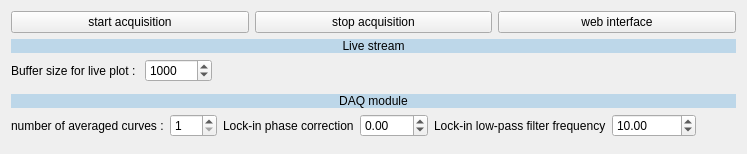
      <widget class="QWidget" name="tab_3">
       <attribute name="title">
        <string>Data acquisition</string>
       </attribute>
       <layout class="QVBoxLayout" name="verticalLayout_7">
        <item>
         <layout class="QVBoxLayout" name="verticalLayout_6" stretch="1,1,1,6,1,1,6">
          <item>
           <layout class="QHBoxLayout" name="horizontalLayout_10">
            <item>
             <widget class="QPushButton" name="pushButton_start_acquisition">
              <property name="text">
               <string>start acquisition</string>
              </property>
             </widget>
            </item>
            <item>
             <widget class="QPushButton" name="pushButton_stop_acquisition">
              <property name="text">
               <string>stop acquisition</string>
              </property>
             </widget>
            </item>
            <item>
             <widget class="QPushButton" name="pushButton_MFLI_web_interface">
              <property name="text">
               <string>web interface</string>
              </property>
             </widget>
            </item>
           </layout>
          </item>
          <item>
           <layout class="QHBoxLayout" name="horizontalLayout_13">
            <item>
             <widget class="QLabel" name="label_5">
              <property name="styleSheet">
               <string notr="true">font: 24pt &quot;MS Shell Dlg 2&quot;;
background-color: rgba(26, 134, 211, 60);</string>
              </property>
              <property name="text">
               <string>Live stream</string>
              </property>
              <property name="alignment">
               <set>Qt::AlignCenter</set>
              </property>
             </widget>
            </item>
           </layout>
          </item>
          <item>
           <layout class="QHBoxLayout" name="horizontalLayout_7">
            <item>
             <widget class="QLabel" name="label_live_data">
              <property name="text">
               <string>Buffer size for live plot : </string>
              </property>
             </widget>
            </item>
            <item>
             <widget class="QSpinBox" name="spinBox_buffer">
              <property name="minimum">
               <number>10</number>
              </property>
              <property name="maximum">
               <number>1000000</number>
              </property>
              <property name="value">
               <number>1000</number>
              </property>
             </widget>
            </item>
            <item>
             <spacer name="horizontalSpacer_2">
              <property name="orientation">
               <enum>Qt::Horizontal</enum>
              </property>
              <property name="sizeHint" stdset="0">
               <size>
                <width>40</width>
                <height>20</height>
               </size>
              </property>
             </spacer>
            </item>
           </layout>
          </item>
          <item>
           <widget class="PlotWidget" name="plotwidget_live_data" native="true"/>
          </item>
          <item>
           <layout class="QHBoxLayout" name="horizontalLayout_12">
            <item>
             <widget class="QLabel" name="label_6">
              <property name="styleSheet">
               <string notr="true">font: 24pt &quot;MS Shell Dlg 2&quot;;
background-color: rgba(26, 134, 211, 60);</string>
              </property>
              <property name="text">
               <string>DAQ module</string>
              </property>
              <property name="alignment">
               <set>Qt::AlignCenter</set>
              </property>
             </widget>
            </item>
           </layout>
          </item>
          <item>
           <layout class="QHBoxLayout" name="horizontalLayout_11">
            <item>
             <widget class="QLabel" name="label_7">
              <property name="text">
               <string>number of averaged curves :</string>
              </property>
             </widget>
            </item>
            <item>
             <widget class="QSpinBox" name="spinBox_n_average">
              <property name="minimum">
               <number>1</number>
              </property>
              <property name="maximum">
               <number>100</number>
              </property>
              <property name="value">
               <number>1</number>
              </property>
             </widget>
            </item>
            <item>
             <widget class="QLabel" name="label_8">
              <property name="text">
               <string>Lock-in phase correction</string>
              </property>
             </widget>
            </item>
            <item>
             <widget class="QDoubleSpinBox" name="doubleSpinBox_phase">
              <property name="minimum">
               <double>-180.000000000000000</double>
              </property>
              <property name="maximum">
               <double>180.000000000000000</double>
              </property>
             </widget>
            </item>
            <item>
             <widget class="QLabel" name="label_18">
              <property name="text">
               <string>Lock-in low-pass filter frequency</string>
              </property>
             </widget>
            </item>
            <item>
             <widget class="QDoubleSpinBox" name="doubleSpinBox_filter_freq">
              <property name="maximum">
               <double>500000.000000000000000</double>
              </property>
              <property name="value">
               <double>10.000000000000000</double>
              </property>
             </widget>
            </item>
            <item>
             <spacer name="horizontalSpacer_5">
              <property name="orientation">
               <enum>Qt::Horizontal</enum>
              </property>
              <property name="sizeHint" stdset="0">
               <size>
                <width>40</width>
                <height>20</height>
               </size>
              </property>
             </spacer>
            </item>
           </layout>
          </item>
          <item>
           <widget class="PlotWidget" name="plotwidget_DAQ_data" native="true"/>
          </item>
         </layout>
        </item>
       </layout>
      </widget>
